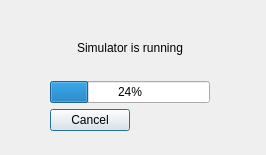
<?xml version="1.0" encoding="UTF-8"?>
<ui version="4.0">
 <class>Dialog</class>
 <widget class="QDialog" name="Dialog">
  <property name="geometry">
   <rect>
    <x>0</x>
    <y>0</y>
    <width>266</width>
    <height>155</height>
   </rect>
  </property>
  <property name="windowTitle">
   <string>Dialog</string>
  </property>
  <widget class="QWidget" name="verticalLayoutWidget">
   <property name="geometry">
    <rect>
     <x>50</x>
     <y>20</y>
     <width>160</width>
     <height>111</height>
    </rect>
   </property>
   <layout class="QVBoxLayout" name="verticalLayout">
    <item>
     <widget class="QLabel" name="state_LB">
      <property name="text">
       <string>Simulator is running</string>
      </property>
      <property name="alignment">
       <set>Qt::AlignCenter</set>
      </property>
     </widget>
    </item>
    <item>
     <widget class="QProgressBar" name="progressBar">
      <property name="value">
       <number>24</number>
      </property>
     </widget>
    </item>
    <item>
     <widget class="QPushButton" name="cancel_Btn">
      <property name="sizePolicy">
       <sizepolicy hsizetype="Fixed" vsizetype="Fixed">
        <horstretch>0</horstretch>
        <verstretch>0</verstretch>
       </sizepolicy>
      </property>
      <property name="focusPolicy">
       <enum>Qt::StrongFocus</enum>
      </property>
      <property name="text">
       <string>Cancel</string>
      </property>
     </widget>
    </item>
   </layout>
  </widget>
 </widget>
 <resources/>
 <connections/>
</ui>
